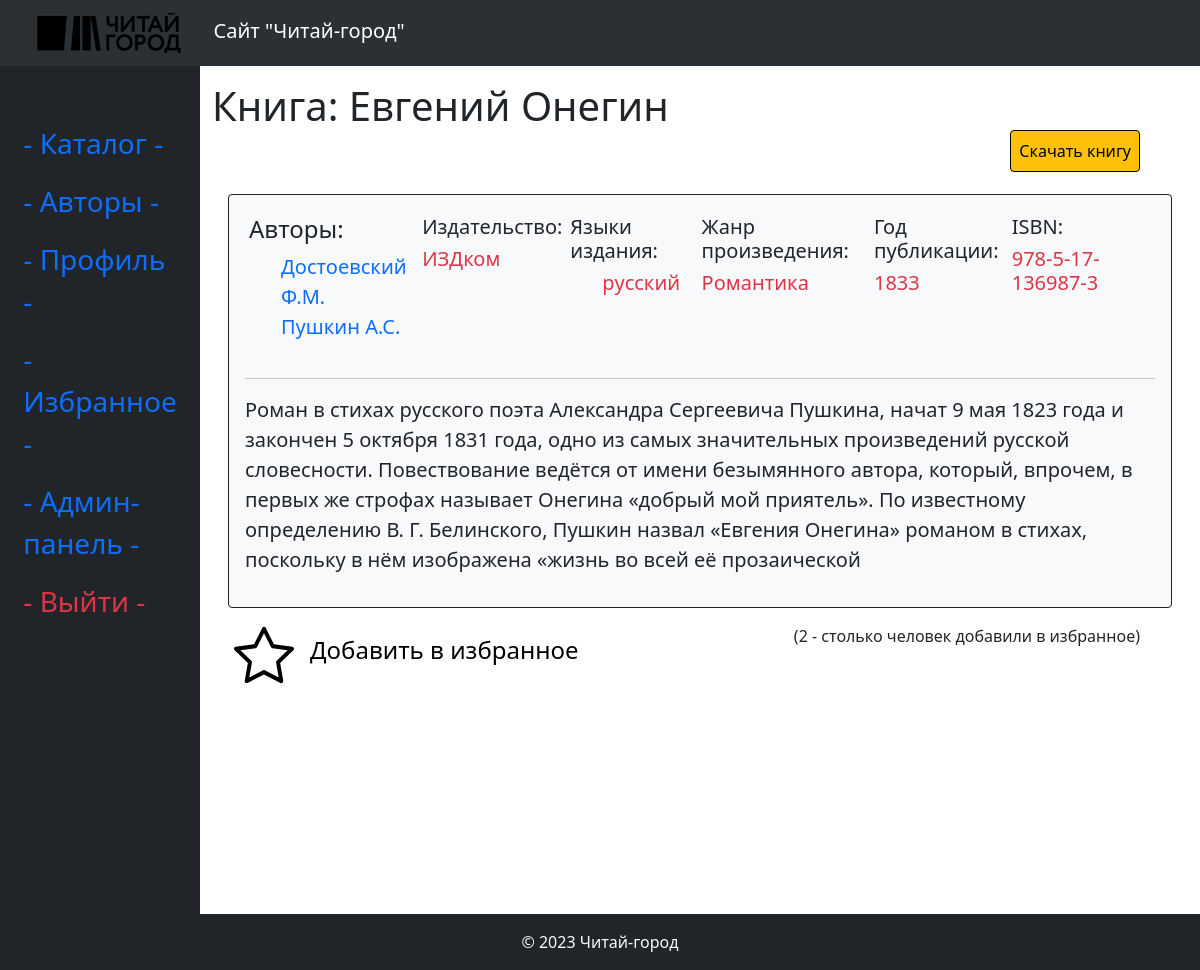
/catalog/book/2 (signed in), run on an earlier commit of the app's database.
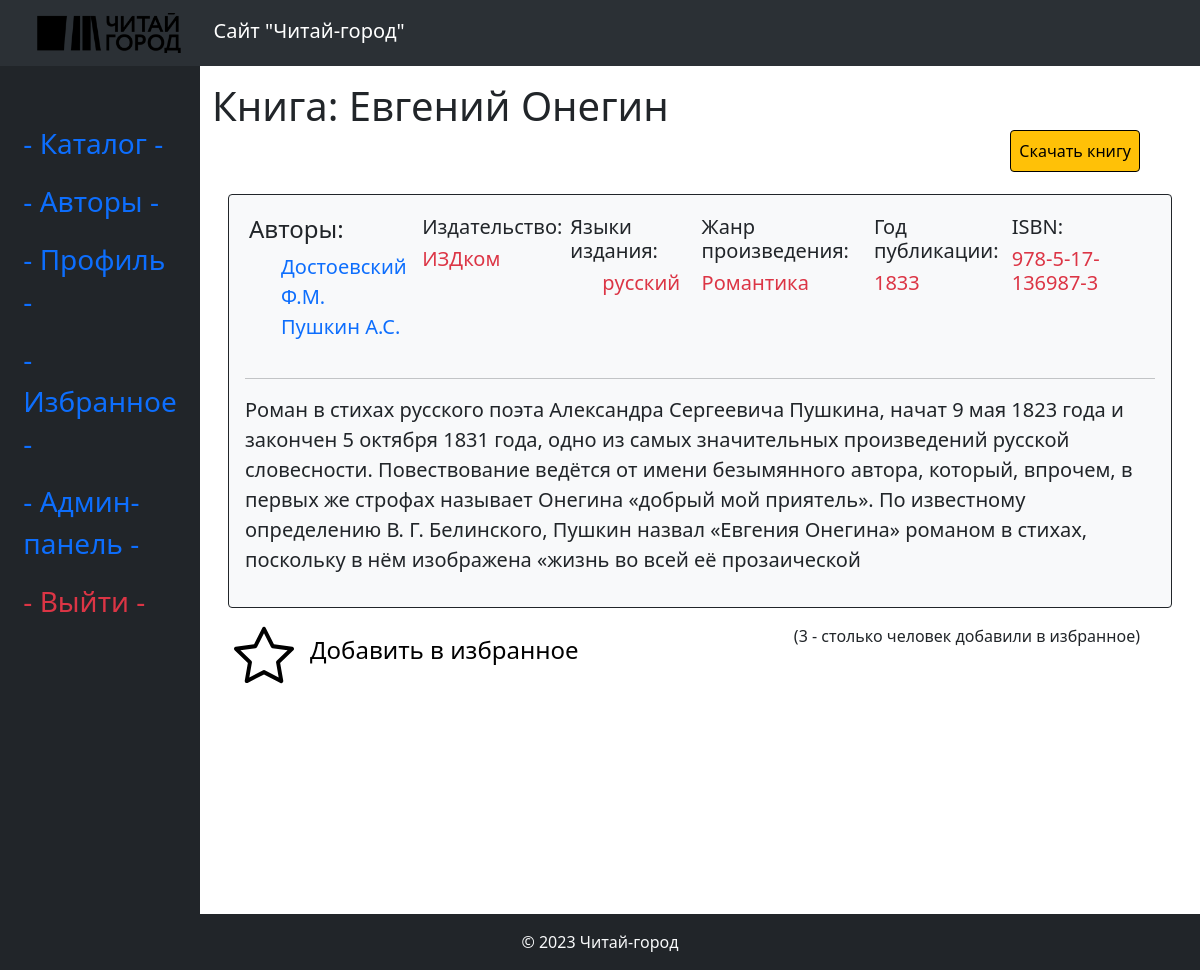
And on a later commit of the database.
### book/models.py (models this page shows, shortened)
class Book(models.Model):
    title = models.CharField(max_length=255, verbose_name='Название')
    authors = models.ManyToManyField('Author', related_name='books', verbose_name='Авторы')
    description = models.TextField(verbose_name='Описание')
    publisher = models.ForeignKey('Publisher', related_name='books', on_delete=models.PROTECT, verbose_name='Издатель')
    year_published = models.IntegerField(verbose_name='Год публикации')
    genre = models.ForeignKey('Genre', related_name='books', on_delete=models.PROTECT, verbose_name='Жанр')
    languages = models.ManyToManyField('Language', related_name='books', verbose_name='Языки')
    isbn = models.CharField(max_length=30, verbose_name='ISBN')
    downloads_count = models.IntegerField(default=0, verbose_name='Количество скачиваний')
    class Meta:
        verbose_name = 'Книга'
        verbose_name_plural = 'Книги'

class Publisher(models.Model):
    name = models.CharField(max_length=255, verbose_name='Издатель')
    city = models.CharField(max_length=255, verbose_name='Город')
    date_foundation = models.DateField(verbose_name='Дата основания')
    description = models.TextField(verbose_name='Описание')
    def __str__(self):
        return self.name
    class Meta:
        verbose_name = 'Издательство'
        verbose_name_plural = 'Издательства'

class Genre(models.Model):
    name = models.CharField(max_length=255, verbose_name='Жанр')
    def __str__(self):
        return self.name
    class Meta:
        verbose_name = 'Жанр'
        verbose_name_plural = 'Жанры'

### book/views.py (the view, shortened to what this page needs)
# urls.py: path('book/<int:pk>', BookDetailView.as_view(), name='book'),
class BookDetailView(DataMixin, DetailView):
    model = Book
    context_object_name = 'book'
    def get_context_data(self, **kwargs):
        context = super().get_context_data(**kwargs)
        return self.get_mixin_context(context, title=f"Книга: {context['book'].title}")

### book/models.py (called while the page is built)
    def get_absolute_url(self):
        return reverse('author', kwargs={'pk': self.pk})

### book/utils.py (called while the page is built)
    def get_mixin_context(self, context, **kwargs):
        context.update(kwargs)
        return context

### chitaigorod/context_processor.py (called while the page is built)
def menu_processor(request):
    return {'menu': menu}

### book/templates/book/book_detail.html (shortened to what this page needs)
{% extends 'base.html' %}
{% block content %}
    <div class="d-flex justify-content-between">
        <h1 class="mb-5">{{ title }}</h1>
        <div class="mt-5 me-5">
            <form method="post">
                <input type="submit"
                       class="border border-black rounded-1 p-2 ms-3 text-decoration-none bg-warning text-black"
                       name="download" value="Скачать книгу">
            </form>
        </div>
    </div>
    <div class="bg-light border-dark border rounded-1 p-3 m-3">
        <div class="d-flex justify-content-between">
            <div class="m-1">
                {% with book.authors.all as authors %}
                    <h4>Авторы:</h4>
                    <ul class="list-group-horizontal">
                        {% for author in authors %}
                            <li class="list-group-item fs-5"><a href="{{ author.get_absolute_url }}"
                                                                class="text-decoration-none">{{ author.name }}</a></li>
                        {% endfor %}
                    </ul>
                {% endwith %}
            </div>
            <div class="m-1">
                <p class="h5">Издательство: </p>
                <p class="text-danger h5">{{ book.publisher }}</p>
            </div>
            <div class="m-1">
                {% with book.languages.all as languages %}
                    <h5>Языки издания:</h5>
                    <ul class="list-group-horizontal">
                        {% for language in languages %}
                            <p class="text-danger h5">{{ language.name }}</p>
                        {% endfor %}
                    </ul>
                {% endwith %}
            </div>
            <div class="m-1">
                <p class="h5">Жанр произведения:</p>
                <p class="text-danger h5">{{ book.genre }}</p>
            </div>
            <div class="m-1">
                <p class="h5">Год публикации:</p>
                <p class="text-danger h5">{{ book.year_published }}</p>
            </div>
            <div class="m-1">
                <p class="h5">ISBN:</p>
                <p class="text-danger h5">{{ book.isbn }}</p>
            </div>
        </div>
        <hr>
        <p class="fs-5">{{ book.description }}</p>
    </div>
    {% if user.is_authenticated %}
        <form method="post" class="d-flex justify-content-between ms-3">
            {% with user.profile.favorite_books.all as fav %}
                <button type="submit" name="favorite"
                        value="{% if book in fav %}0{% else %}1{% endif %}"
                        class="d-flex align-items-md-center border-0 bg-body">
                    <svg xmlns="http://www.w3.org/2000/svg" width="60" fill="currentColor"
                         class="{% if book in fav %}text-warning{% endif %} bi bi-star "
                         viewBox="0 0 16 16">
                        <path d="M2.866 14.85c-.078.444.36.791.746.593l4.39-2.256 4.389 2.256c.386.198.824-.149.746-.592l-.83-4.73 3.522-3.356c.33-.314.16-.888-.282-.95l-4.898-.696L8.465.792a.513.513 0 0 0-.927 0L5.354 5.12l-4.898.696c-.441.062-.612.636-.283.95l3.523 3.356-.83 4.73zm4.905-2.767-3.686 1.894.694-3.957a.565.565 0 0 0-.163-.505L1.71 6.745l4.052-.576a.525.525 0 0 0 .393-.288L8 2.223l1.847 3.658a.525.525 0 0 0 .393.288l4.052.575-2.906 2.77a.565.565 0 0 0-.163.506l.694 3.957-3.686-1.894a.503.503 0 0 0-.461 0z"/>
                    </svg>
                    <div class="ms-3">
                        {% if book in fav %}
                            <h4>Удалить из избранного</h4>
                        {% else %}
                            <h4>Добавить в избранное</h4>
                        {% endif %}
                    </div>
                </button>
                <div class="me-5">
                    <p>({{ book.favorite_users.count }} - столько человек добавили в избранное)</p>
                </div>
            {% endwith %}
        </form>
    {% endif %}
{% endblock %}

What changed in the data, as far as the page shows it:
changed Book "ИЗДком": favorite_users.count "2" → "3"
